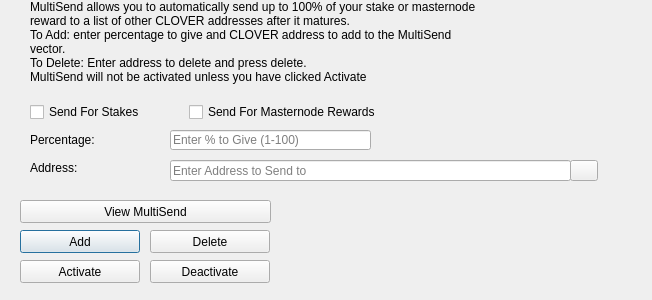
<?xml version="1.0" encoding="UTF-8"?>
<ui version="4.0">
 <class>MultiSendDialog</class>
 <widget class="QDialog" name="MultiSendDialog">
  <property name="windowModality">
   <enum>Qt::NonModal</enum>
  </property>
  <property name="geometry">
   <rect>
    <x>0</x>
    <y>0</y>
    <width>652</width>
    <height>300</height>
   </rect>
  </property>
  <property name="windowTitle">
   <string>MultiSend</string>
  </property>
  <widget class="QLineEdit" name="multiSendPercentEdit">
   <property name="geometry">
    <rect>
     <x>170</x>
     <y>130</y>
     <width>201</width>
     <height>20</height>
    </rect>
   </property>
   <property name="toolTip">
    <string>Enter whole numbers 1 - 100</string>
   </property>
   <property name="placeholderText">
    <string>Enter % to Give (1-100)</string>
   </property>
  </widget>
  <widget class="QLineEdit" name="multiSendAddressEdit">
   <property name="geometry">
    <rect>
     <x>170</x>
     <y>160</y>
     <width>401</width>
     <height>21</height>
    </rect>
   </property>
   <property name="toolTip">
    <string/>
   </property>
   <property name="placeholderText">
    <string>Enter Address to Send to</string>
   </property>
  </widget>
  <widget class="QLabel" name="label_2">
   <property name="geometry">
    <rect>
     <x>30</x>
     <y>0</y>
     <width>451</width>
     <height>121</height>
    </rect>
   </property>
   <property name="lineWidth">
    <number>1</number>
   </property>
   <property name="text">
    <string>MultiSend allows you to automatically send up to 100% of your stake or masternode reward to a list of other CLOVER addresses after it matures.
To Add: enter percentage to give and CLOVER address to add to the MultiSend vector.
To Delete: Enter address to delete and press delete.
MultiSend will not be activated unless you have clicked Activate</string>
   </property>
   <property name="alignment">
    <set>Qt::AlignLeading|Qt::AlignLeft|Qt::AlignTop</set>
   </property>
   <property name="wordWrap">
    <bool>true</bool>
   </property>
  </widget>
  <widget class="QLabel" name="message">
   <property name="geometry">
    <rect>
     <x>290</x>
     <y>200</y>
     <width>351</width>
     <height>91</height>
    </rect>
   </property>
   <property name="text">
    <string/>
   </property>
  </widget>
  <widget class="QPushButton" name="addButton">
   <property name="geometry">
    <rect>
     <x>20</x>
     <y>230</y>
     <width>120</width>
     <height>23</height>
    </rect>
   </property>
   <property name="toolTip">
    <string/>
   </property>
   <property name="statusTip">
    <string>Add to MultiSend Vector</string>
   </property>
   <property name="text">
    <string>Add</string>
   </property>
  </widget>
  <widget class="QPushButton" name="disableButton">
   <property name="geometry">
    <rect>
     <x>150</x>
     <y>260</y>
     <width>120</width>
     <height>23</height>
    </rect>
   </property>
   <property name="statusTip">
    <string>Deactivate MultiSend</string>
   </property>
   <property name="text">
    <string>Deactivate</string>
   </property>
  </widget>
  <widget class="QPushButton" name="addressBookButton">
   <property name="geometry">
    <rect>
     <x>570</x>
     <y>160</y>
     <width>28</width>
     <height>21</height>
    </rect>
   </property>
   <property name="toolTip">
    <string>Choose an address from the address book</string>
   </property>
   <property name="text">
    <string/>
   </property>
   <property name="icon">
    <iconset resource="../clover.qrc">
     <normaloff>:/icons/address-book</normaloff>:/icons/address-book</iconset>
   </property>
   <property name="shortcut">
    <string>Alt+A</string>
   </property>
   <property name="autoDefault">
    <bool>false</bool>
   </property>
  </widget>
  <widget class="QLabel" name="label">
   <property name="geometry">
    <rect>
     <x>30</x>
     <y>130</y>
     <width>121</width>
     <height>20</height>
    </rect>
   </property>
   <property name="toolTip">
    <string>Percentage of stake to send</string>
   </property>
   <property name="text">
    <string>Percentage:</string>
   </property>
  </widget>
  <widget class="QLabel" name="label_5">
   <property name="geometry">
    <rect>
     <x>30</x>
     <y>160</y>
     <width>111</width>
     <height>16</height>
    </rect>
   </property>
   <property name="toolTip">
    <string>Address to send portion of stake to</string>
   </property>
   <property name="text">
    <string>Address:</string>
   </property>
  </widget>
  <widget class="QPushButton" name="deleteButton">
   <property name="geometry">
    <rect>
     <x>150</x>
     <y>230</y>
     <width>120</width>
     <height>23</height>
    </rect>
   </property>
   <property name="toolTip">
    <string/>
   </property>
   <property name="statusTip">
    <string>Delete Address From MultiSend Vector</string>
   </property>
   <property name="text">
    <string>Delete</string>
   </property>
  </widget>
  <widget class="QPushButton" name="activateButton">
   <property name="geometry">
    <rect>
     <x>20</x>
     <y>260</y>
     <width>120</width>
     <height>23</height>
    </rect>
   </property>
   <property name="statusTip">
    <string>Activate MultiSend</string>
   </property>
   <property name="text">
    <string>Activate</string>
   </property>
  </widget>
  <widget class="QPushButton" name="viewButton">
   <property name="geometry">
    <rect>
     <x>20</x>
     <y>200</y>
     <width>251</width>
     <height>23</height>
    </rect>
   </property>
   <property name="toolTip">
    <string/>
   </property>
   <property name="statusTip">
    <string>View MultiSend Vector</string>
   </property>
   <property name="text">
    <string>View MultiSend</string>
   </property>
  </widget>
  <widget class="QWidget" name="horizontalLayoutWidget">
   <property name="geometry">
    <rect>
     <x>30</x>
     <y>100</y>
     <width>351</width>
     <height>24</height>
    </rect>
   </property>
   <layout class="QHBoxLayout" name="horizontalLayout">
    <item>
     <widget class="QCheckBox" name="multiSendStakeCheckBox">
      <property name="text">
       <string>Send For Stakes</string>
      </property>
     </widget>
    </item>
    <item>
     <widget class="QCheckBox" name="multiSendMasternodeCheckBox">
      <property name="text">
       <string>Send For Masternode Rewards</string>
      </property>
     </widget>
    </item>
   </layout>
  </widget>
 </widget>
 <resources>
  <include location="../clover.qrc"/>
 </resources>
 <connections/>
</ui>
